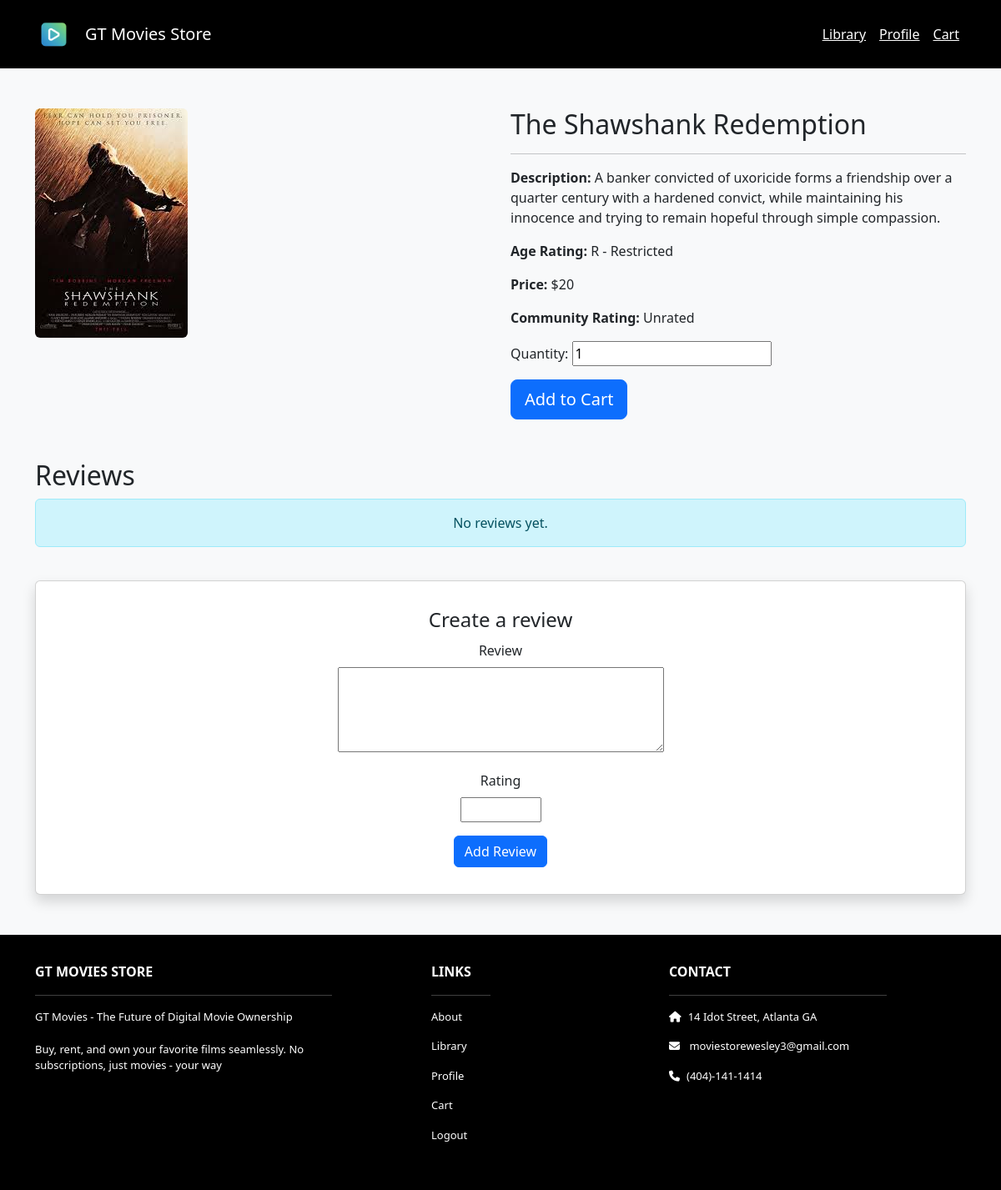
Page /movies/23/ (signed in) on the earlier database version.
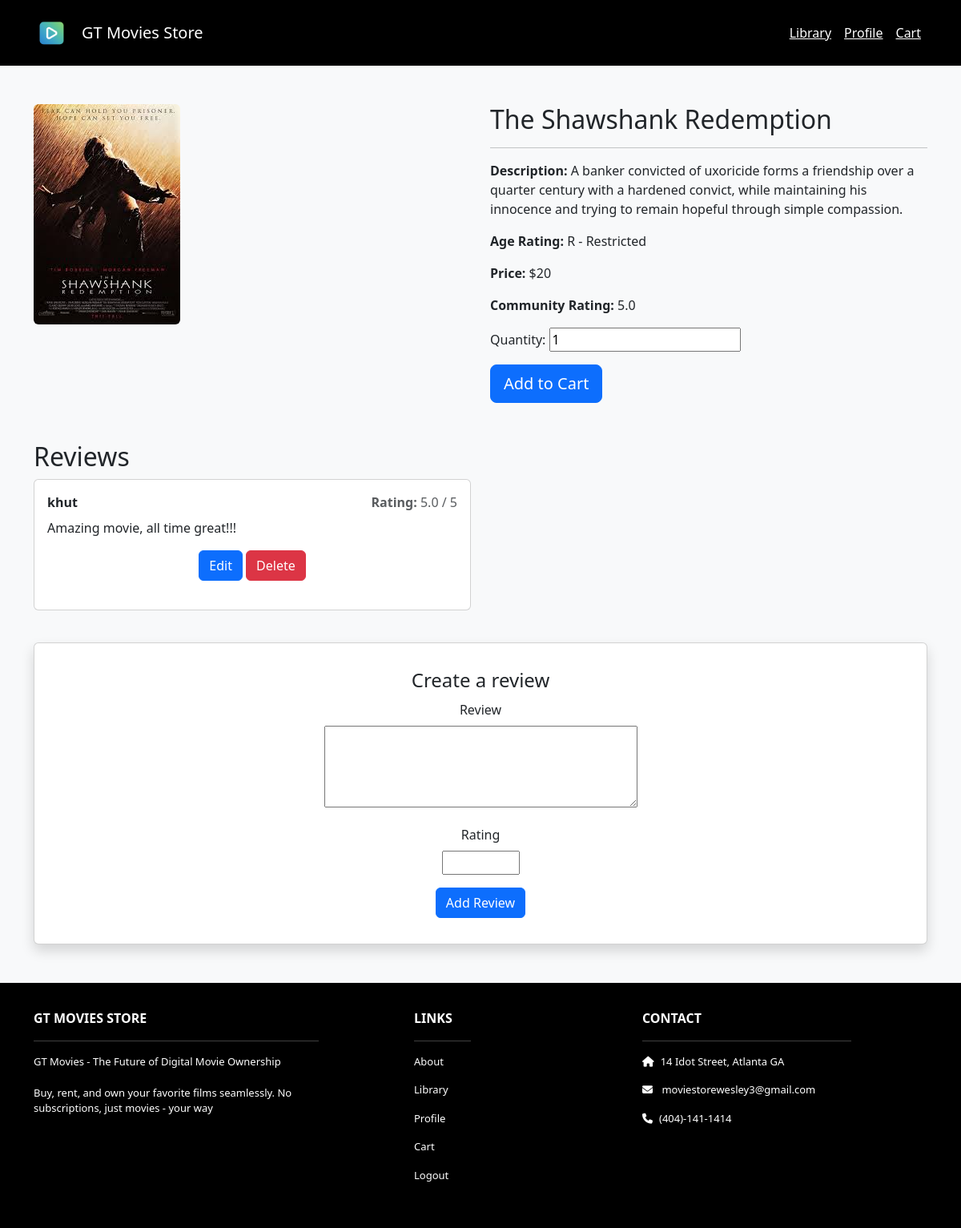
Same page on the later database version.
### movies/models.py (models this page shows, shortened)
class Review(models.Model):
    movie = models.ForeignKey(Movie, on_delete=models.CASCADE)
    user = models.ForeignKey(User, on_delete=models.CASCADE)
    text = models.TextField()
    rating = models.DecimalField(max_digits=2, decimal_places=1, default=0.0)
    created_at = models.DateTimeField(auto_now_add=True)

### movies/views.py (the view, shortened to what this page needs)
# urls.py: path('movies/<int:id>/', views.show, name='movies.show'),
def show(request, id):
    movie = get_object_or_404(Movie, id=id)
    template_data = {
        'title': movie.name,
        'movie': movie,
        'reviews': get_reviews(id),
        'avg_review': avg_review(id),
        'age_rating': movie.age_rating
    }
    r_form = ReviewForm()
    b_form = BuyForm()
    return render(request, 'movies/show.html', {'template_data': template_data, 'r_form': r_form, 'b_form': b_form})

### movies/forms.py
class ReviewForm(forms.ModelForm):
    class Meta:
        model = Review
        fields = ['text', 'rating']
    rating = forms.DecimalField(
        max_digits=2,
        decimal_places=1,
        min_value=0,
        max_value=5,
        widget=forms.NumberInput(attrs={'step': '0.1'})
    )
    text = forms.CharField(
        widget=forms.Textarea(attrs={'rows': 4, 'cols': 40})
    )

class BuyForm(forms.Form):
    quantity = forms.IntegerField(
        min_value=1,
        initial=1,
        widget=forms.NumberInput(attrs={'step': '1'})
    )

### movies/views.py (called while the page is built)
def get_reviews(id):
    movie = Movie.objects.get(id=id)
    reviews = Review.objects.filter(movie=movie).order_by('-created_at')
    return reviews

def avg_review(id):
    reviews = get_reviews(id)
    if not reviews:
        return str("Unrated")
    else:
        total = 0
        for review in reviews:
            total += review.rating
            total = round(total, 1)
        return total / len(reviews)

### templates/movies/show.html (shortened to what this page needs)
{% extends 'base.html' %}
{% load static %}
{% block content %}
<div class="container mt-5 mb-5">
    <div class="row">
        <div class="col-md-6">
            <img src="{{ template_data.movie.image.url }}" alt="Movie Image" class="img-fluid rounded mb-4">
        </div>
        <div class="col-md-6">
            <h2>{{ template_data.movie.name }}</h2>
            <hr />
            <p><b>Description:</b> {{ template_data.movie.description }}</p>
            <p><b>Age Rating:</b> {{ template_data.movie.age_rating }} - {{ template_data.movie.get_age_rating_display }}</p>
            <p><b>Price:</b> ${{ template_data.movie.price }}</p>
            <p><b>Community Rating:</b> {{ template_data.avg_review }} </p>
            <form method="post" action="{% url 'movies.add_to_cart' template_data.movie.id %}">
                {{ b_form.as_p }}
                <button type="submit" class="btn btn-primary btn-lg">Add to Cart</button>
            </form>
        </div>
    </div>
    <div class="mt-5">
        <h2>Reviews</h2>
        <div class="row">
            {% for review in template_data.reviews %}
            <div class="col-md-6 mb-3">
                <div class="card h-100">
                    <div class="card-body">
                        <div class="d-flex justify-content-between align-items-center">
                            <div>
                                <strong>{{ review.user.username }}</strong>
                            </div>
                            <div class="text-muted">
                                <strong>Rating:</strong> {{ review.rating }} / 5
                            </div>
                        </div>
                        <div class="mt-2">
                            <p>{{ review.text }}</p>
                        </div>
                        <div class="text-center">
                            {% if user == review.user %}
                            <a class="btn btn-primary" href="{% url 'movies.edit_review' review_id=review.id %}">Edit</a>
                            <a class="btn btn-danger" href="{% url 'movies.delete_review' review_id=review.id %}">Delete</a>
                            {% endif %}
                        </div>
                    </div>
                </div>
            </div>
            {% empty %}
            <div class="col-12">
                <div class="alert alert-info text-center">
                    No reviews yet.
                </div>
            </div>
            {% endfor %}
        </div>
    </div>
    {% if user.is_authenticated %}
    <div class="mt-4">
        <div class="card shadow p-3 mb-4 rounded">
            <div class="card-body">
                <h4 class="card-title text-center">Create a review</h4>
                <form method="POST" class="text-center">
                    <div class="mb-3">
                        <label for="id_text" class="form-label">Review</label>
                        <div class="text-center">
                            {{ r_form.text }}
                        </div>
                    </div>
                    <div class="mb-3">
                        <label for="id_rating" class="form-label">Rating</label>
                        <div class="text-center">
                            {{ r_form.rating }}
                        </div>
                    </div>
                    <div class="text-center">
                        <button type="submit" class="btn btn-primary">Add Review</button>
                    </div>
                </form>
            </div>
        </div>
    </div>
    {% else %}
    <p>You must be logged in to leave a review.</p>
    {% endif %}
</div>
{% endblock content %}

Differences in the rows shown:
added Review: user.username "khut", rating "5.0", text "Amazing movie, all time great!!!", shows "Edit"
Other differences:
{{ template_data.avg_review }}: "Unrated" → "5.0"
text no longer shown: "No reviews yet."
